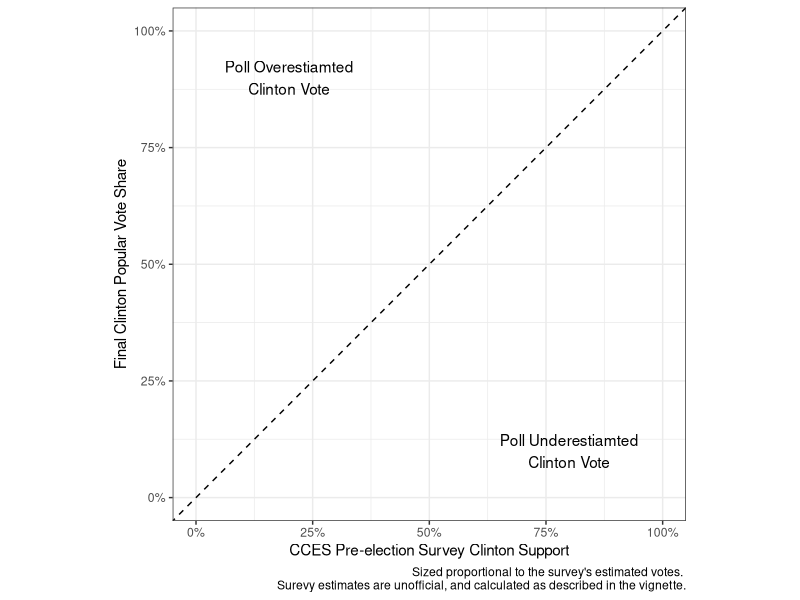
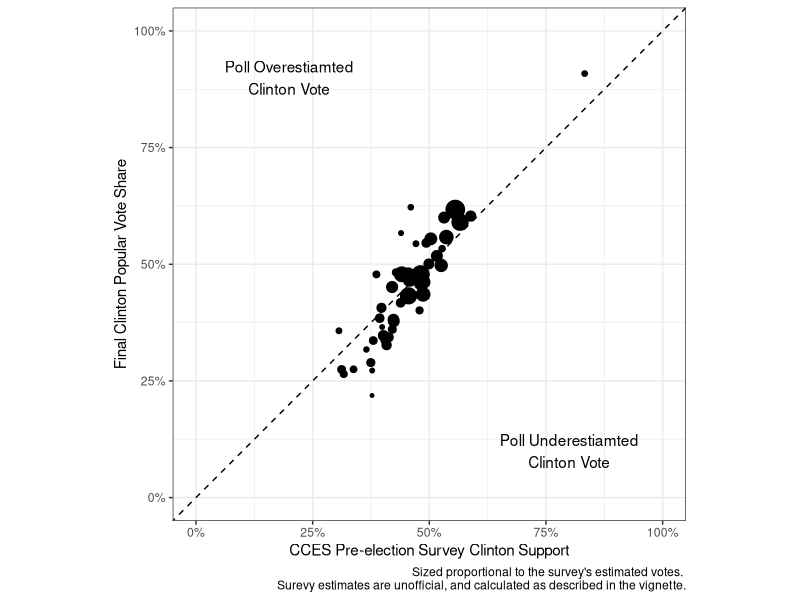
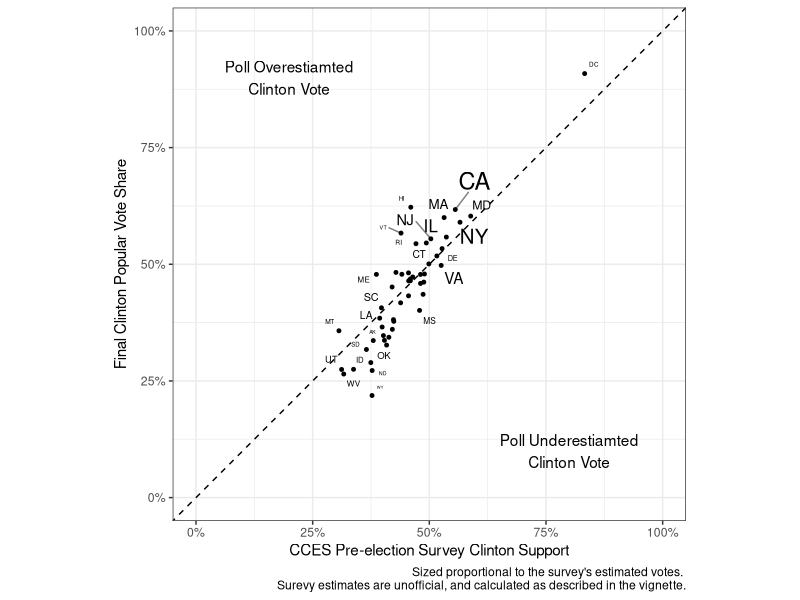
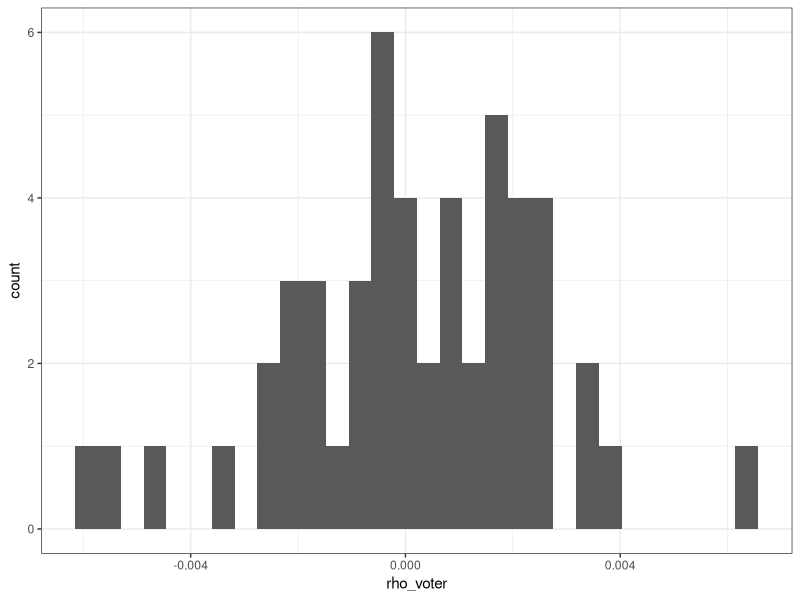
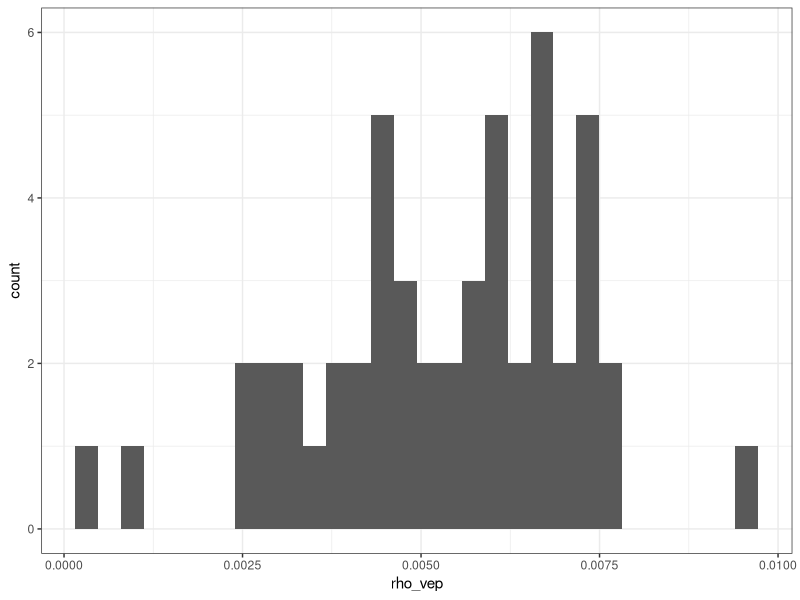
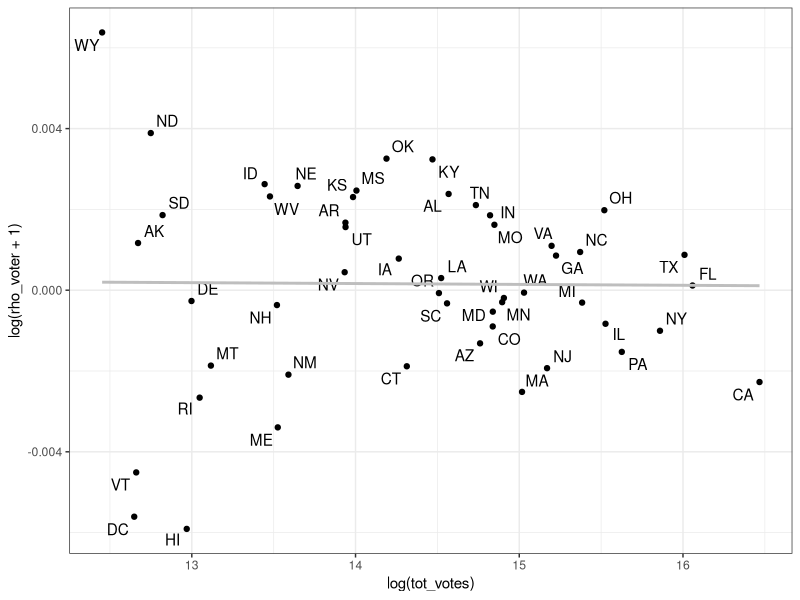
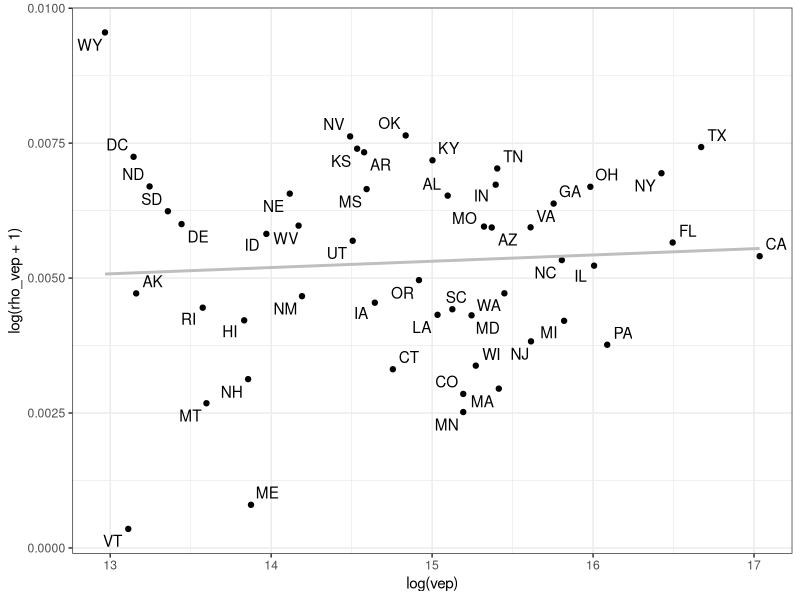

Generate these figures, in order, with R:
## ---- chunk 1
knitr::opts_chunk$set(echo = TRUE)
library(readr)
## ---- chunk 2
read_csv("data/output/pres16_state.csv")
## ---- chunk 3
library(ggplot2)
library(ggrepel)
library(scales)
library(readr)

df <- read_csv("data/output/pres16_state.csv")

gg0 <- ggplot(df, aes(x = cces_pct_hrc_voters, y = pct_hrc_voters, size = cces_n_voters)) +
  geom_abline(slope = 1, intercept = 0, linetype = "dashed") +
  scale_x_continuous(limits = c(0, 1), label = percent) +
  scale_y_continuous(limits = c(0, 1), label = percent) +
  guides(size = FALSE) +
  coord_equal() +
  theme_bw() +
  annotate("text", x = 0.8, y = 0.1, label = "Poll Underestiamted\nClinton Vote") +
  annotate("text", x = 0.2, y = 0.9, label = "Poll Overestiamted\nClinton Vote") +
  labs(x = "CCES Pre-election Survey Clinton Support",
       y = "Final Clinton Popular Vote Share",
       caption = "Sized proportional to the survey's estimated votes. \nSurevy estimates are unofficial, and calculated as described in the vignette.")
gg0
## ---- chunk 4
gg0 + geom_point()
## ---- chunk 5
gg0 + geom_point(size = 1) +  geom_text_repel(aes(label = st), segment.alpha = 0.5)
## ---- chunk 6
ggplot(df, aes(x = rho_voter)) + geom_histogram() + theme_bw()
## ---- chunk 7
ggplot(df, aes(x = rho_vep)) + geom_histogram() + theme_bw()
## ---- chunk 8
gg_rho_voter <-  ggplot(df, aes(x = log(tot_votes), y = log(rho_voter + 1), label = st)) +
  theme_bw() +
  geom_point() +
  geom_text_repel() +
  geom_smooth(method = "lm", se = FALSE, color = "gray")
gg_rho_voter
## ---- chunk 9
summary(lm(log(rho_voter + 1) ~ log(tot_votes), df))
## ---- chunk 10
gg_rho_voter + aes(x = log(vep), y = log(rho_vep + 1))
## ---- chunk 11
summary(lm(log(rho_vep + 1) ~ log(vep), df))
